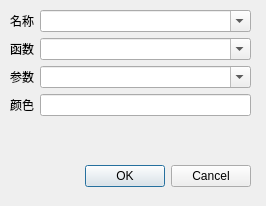
<?xml version="1.0" encoding="UTF-8"?>
<ui version="4.0">
 <class>Dialog</class>
 <widget class="QDialog" name="Dialog">
  <property name="geometry">
   <rect>
    <x>0</x>
    <y>0</y>
    <width>266</width>
    <height>206</height>
   </rect>
  </property>
  <property name="windowTitle">
   <string>Dialog</string>
  </property>
  <widget class="QDialogButtonBox" name="buttonBox">
   <property name="geometry">
    <rect>
     <x>80</x>
     <y>160</y>
     <width>171</width>
     <height>32</height>
    </rect>
   </property>
   <property name="orientation">
    <enum>Qt::Horizontal</enum>
   </property>
   <property name="standardButtons">
    <set>QDialogButtonBox::Cancel|QDialogButtonBox::Ok</set>
   </property>
  </widget>
  <widget class="QWidget" name="formLayoutWidget">
   <property name="geometry">
    <rect>
     <x>10</x>
     <y>10</y>
     <width>241</width>
     <height>140</height>
    </rect>
   </property>
   <layout class="QFormLayout" name="formLayout">
    <item row="2" column="1">
     <widget class="QComboBox" name="combo_param">
      <property name="editable">
       <bool>true</bool>
      </property>
     </widget>
    </item>
    <item row="1" column="1">
     <widget class="QComboBox" name="combo_func">
      <property name="editable">
       <bool>true</bool>
      </property>
     </widget>
    </item>
    <item row="1" column="0">
     <widget class="QLabel" name="label_func">
      <property name="text">
       <string>函数</string>
      </property>
     </widget>
    </item>
    <item row="2" column="0">
     <widget class="QLabel" name="label_param">
      <property name="text">
       <string>参数</string>
      </property>
     </widget>
    </item>
    <item row="3" column="0">
     <widget class="QLabel" name="label_color">
      <property name="text">
       <string>颜色</string>
      </property>
     </widget>
    </item>
    <item row="3" column="1">
     <widget class="QLineEdit" name="lineEdit_color"/>
    </item>
    <item row="0" column="0">
     <widget class="QLabel" name="label_name">
      <property name="text">
       <string>名称</string>
      </property>
     </widget>
    </item>
    <item row="0" column="1">
     <widget class="QComboBox" name="combo_name">
      <property name="editable">
       <bool>true</bool>
      </property>
     </widget>
    </item>
   </layout>
  </widget>
 </widget>
 <resources/>
 <connections>
  <connection>
   <sender>buttonBox</sender>
   <signal>accepted()</signal>
   <receiver>Dialog</receiver>
   <slot>accept()</slot>
   <hints>
    <hint type="sourcelabel">
     <x>248</x>
     <y>254</y>
    </hint>
    <hint type="destinationlabel">
     <x>157</x>
     <y>274</y>
    </hint>
   </hints>
  </connection>
  <connection>
   <sender>buttonBox</sender>
   <signal>rejected()</signal>
   <receiver>Dialog</receiver>
   <slot>reject()</slot>
   <hints>
    <hint type="sourcelabel">
     <x>316</x>
     <y>260</y>
    </hint>
    <hint type="destinationlabel">
     <x>286</x>
     <y>274</y>
    </hint>
   </hints>
  </connection>
 </connections>
</ui>
